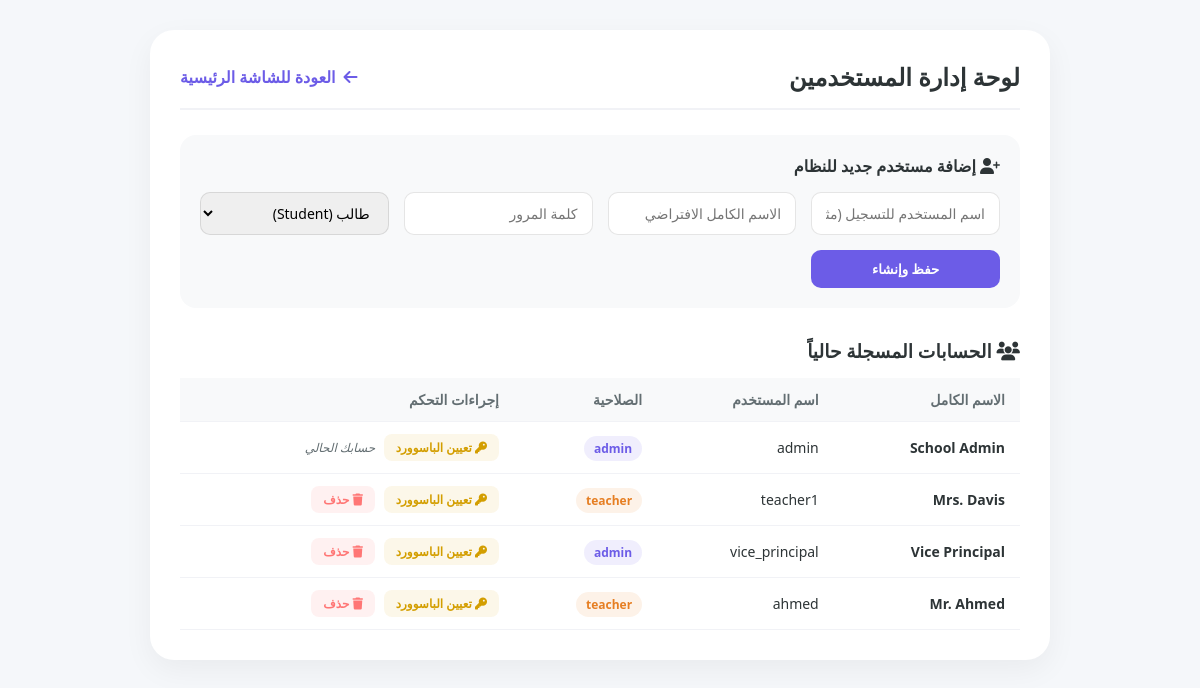
Before: /admin/users (signed in) with the older database file.
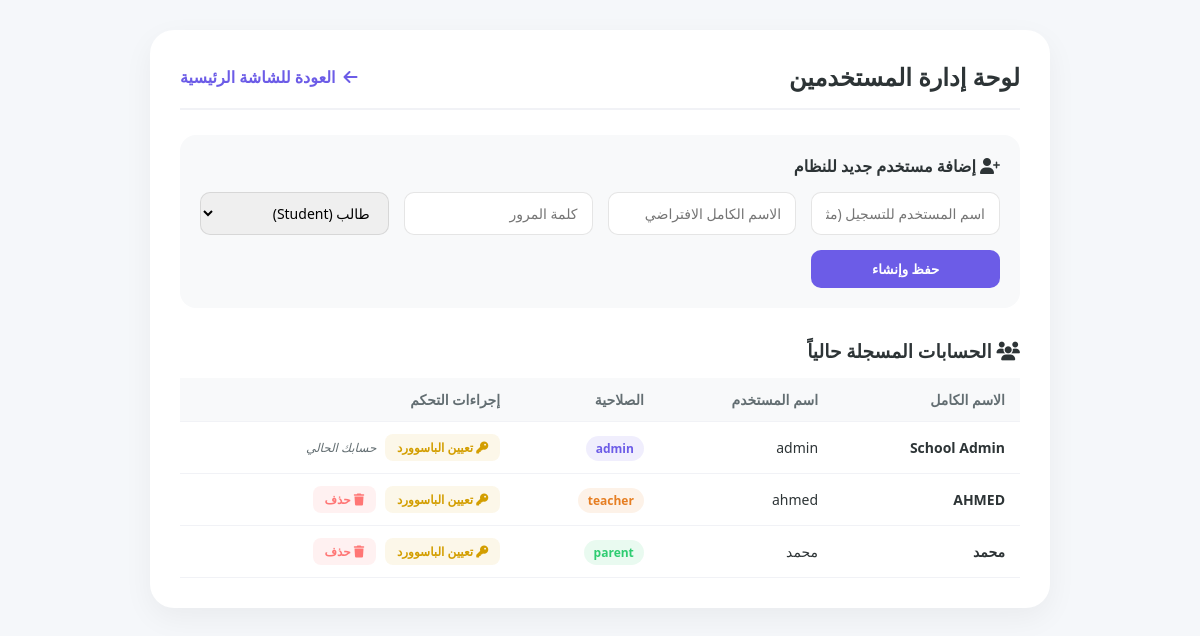
After: the same page with the newer database file.
### app.py (models this page shows)
class User(db.Model):
    id = db.Column(db.Integer, primary_key=True)
    username = db.Column(db.String(80), unique=True, nullable=False)
    password = db.Column(db.String(200), nullable=False)
    name = db.Column(db.String(100), nullable=False)
    role = db.Column(db.String(20), nullable=False)  # admin, teacher, parent, student

### app.py (the view)
@app.route('/admin/users')
def admin_users():
    if 'user_id' not in session or session.get('user_role', '').lower() != 'admin':
        return redirect(url_for('index'))
    all_users = User.query.all()
    return render_template('admin_users.html', all_users=all_users)

### app.py (called while the page is built)
@app.context_processor
def inject_user():
    if 'user_id' in session:
        user = User.query.get(session['user_id'])
        if user:
            return dict(current_user=CurrentUserProxy(user))
    return dict(current_user=None)

### templates/admin_users.html (shortened to what this page needs)
<!DOCTYPE html>
<html lang="ar" dir="rtl">
<head>
    <link rel="stylesheet" href="https://cdnjs.cloudflare.com/ajax/libs/font-awesome/6.4.0/css/all.min.css">
</head>
<body>
    <div class="admin-container">
        <div class="header-flex">
            <h2>لوحة إدارة المستخدمين</h2>
            <a href="{{ url_for('index') }}" class="back-btn"><i class="fa-solid fa-arrow-left"></i> العودة للشاشة الرئيسية</a>
        </div>
        <div class="form-section">
            <h3><i class="fa-solid fa-user-plus"></i> إضافة مستخدم جديد للنظام</h3>
            <form action="{{ url_for('admin_add_user') }}" method="POST" class="grid-inputs">
                <input type="text" name="username" placeholder="اسم المستخدم للتسجيل (مثال: ahmed1)" required>
                <input type="text" name="name" placeholder="الاسم الكامل الافتراضي" required>
                <input type="password" name="password" placeholder="كلمة المرور" required>
                <select name="role" required>
                    <option value="student">طالب (Student)</option>
                </select>
                <button type="submit" class="btn-submit">حفظ وإنشاء</button>
            </form>
        </div>
        <h3><i class="fa-solid fa-users"></i> الحسابات المسجلة حالياً</h3>
        <table>
            <thead>
                <tr>
                    <th>الاسم الكامل</th>
                    <th>اسم المستخدم</th>
                    <th>الصلاحية</th>
                    <th>إجراءات التحكم</th>
                </tr>
            </thead>
            <tbody>
                {% for user in all_users %}
                <tr>
                    <td><strong>{{ user.name }}</strong></td>
                    <td>{{ user.username }}</td>
                    <td><span class="badge {{ user.role|lower }}">{{ user.role }}</span></td>
                    <td>
                        <button type="button" class="btn-action btn-reset" onclick="executeResetPassword({{ user.id }}, '{{ user.name }}')">
                            <i class="fa-solid fa-key"></i> تعيين الباسوورد
                        </button>
                        {% if user.id != session['user_id'] %}
                        <a href="{{ url_for('admin_delete_user', user_id=user.id) }}" class="btn-action btn-delete" onclick="return confirm('هل أنت متأكد من حذف هذا الحساب نهائياً؟')">
                            <i class="fa-solid fa-trash"></i> حذف
                        </a>
                        {% else %}
                        <span style="color:var(--text-muted); font-size:12px; font-style:italic;">حسابك الحالي</span>
                        {% endif %}
                    </td>
                </tr>
                {% endfor %}
            </tbody>
        </table>
    </div>
</body>
</html>

### templates/admin_users.html (style rules this page uses)
:root { --primary: #6C5CE7; --text-main: #2D3436; --text-muted: #636E72; --border: rgba(0, 0, 0, 0.1); --danger: #ff7675; --warning: #e1b12c; }
* { box-sizing: border-box; margin: 0; padding: 0; font-family: 'Segoe UI', sans-serif; }
body { background: #f5f7fa; padding: 30px; color: var(--text-main); direction: rtl; }
.admin-container { max-width: 900px; margin: 0 auto; background: white; padding: 30px; border-radius: 24px; box-shadow: 0 10px 30px rgba(0,0,0,0.05); }
.header-flex { display: flex; justify-content: space-between; align-items: center; margin-bottom: 25px; padding-bottom: 15px; border-bottom: 2px solid #f1f2f6; }
.back-btn { text-decoration: none; color: var(--primary); font-weight: 600; display: flex; align-items: center; gap: 8px; }
.form-section { background: #f8f9fa; padding: 20px; border-radius: 16px; margin-bottom: 30px; }
.form-section h3 { margin-bottom: 15px; font-size: 16px; }
.grid-inputs { display: grid; grid-template-columns: repeat(auto-fit, minmax(180px, 1fr)); gap: 15px; }
input, select { padding: 10px 14px; border: 1px solid var(--border); border-radius: 10px; outline: none; font-size: 14px; }
.btn-submit { background: var(--primary); color: white; border: none; font-weight: 600; cursor: pointer; border-radius: 10px; padding: 10px; }
table { width: 100%; border-collapse: collapse; margin-top: 15px; }
th, td { text-align: right; padding: 12px 15px; border-bottom: 1px solid #f1f2f6; font-size: 14px; }
th { background: #f8f9fa; color: var(--text-muted); font-weight: 600; }
.badge { padding: 4px 10px; border-radius: 20px; font-size: 12px; font-weight: 600; }
.badge.admin { background: rgba(108, 92, 231, 0.1); color: var(--primary); }
.badge.teacher { background: rgba(230, 126, 34, 0.1); color: #e67e22; }
.badge.parent { background: rgba(46, 204, 113, 0.1); color: #2ecc71; }
.btn-action { padding: 5px 12px; border-radius: 8px; border: none; cursor: pointer; text-decoration: none; font-size: 12px; font-weight: bold; display: inline-block; margin-left: 5px; }
.btn-delete { background: rgba(255, 118, 117, 0.1); color: var(--danger); }
.btn-reset { background: rgba(225, 177, 44, 0.1); color: #d39e00; }

Changed rows visible on the page:
removed User: name "Vice Principal", username "vice_principal", role "admin"
removed User: name "Mr. Ahmed", username "ahmed", role "teacher"
changed User "teacher": name "Mrs. Davis" → "AHMED"; username "teacher1" → "ahmed"
added User: name "محمد", username "محمد", role "parent"
